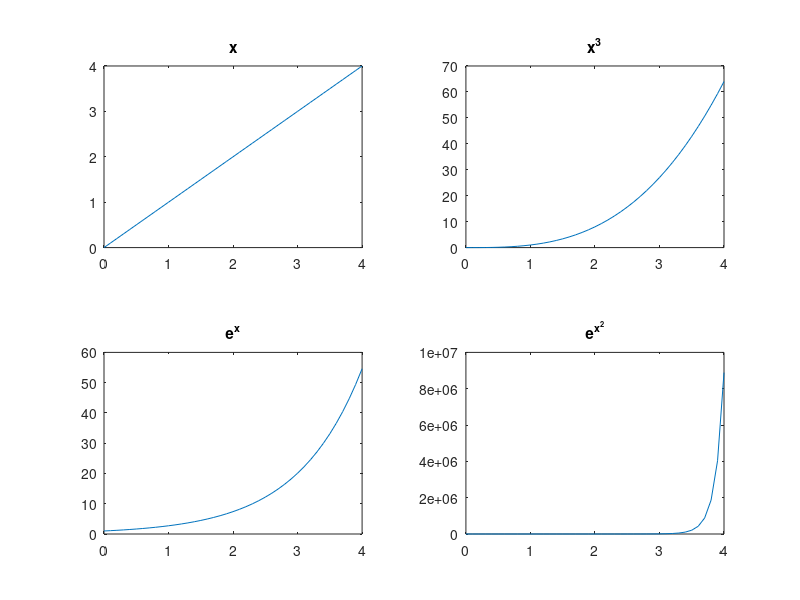

MATLAB code to generate this figure:
clc
clear all
close all
x=0:1/10:4;
y1=x;
y2=x.^3;
y3=exp(x);
y4=exp(x.^2);
subplot(2,2,1);
plot(x,y1);
title('x');
subplot(2,2,2);
plot(x,y2);
title('x^{3}');
subplot(2,2,3);
plot(x,y3);
title('e^{x}');
subplot(2,2,4);
plot(x,y4);
title('e^{x^{2}}');
